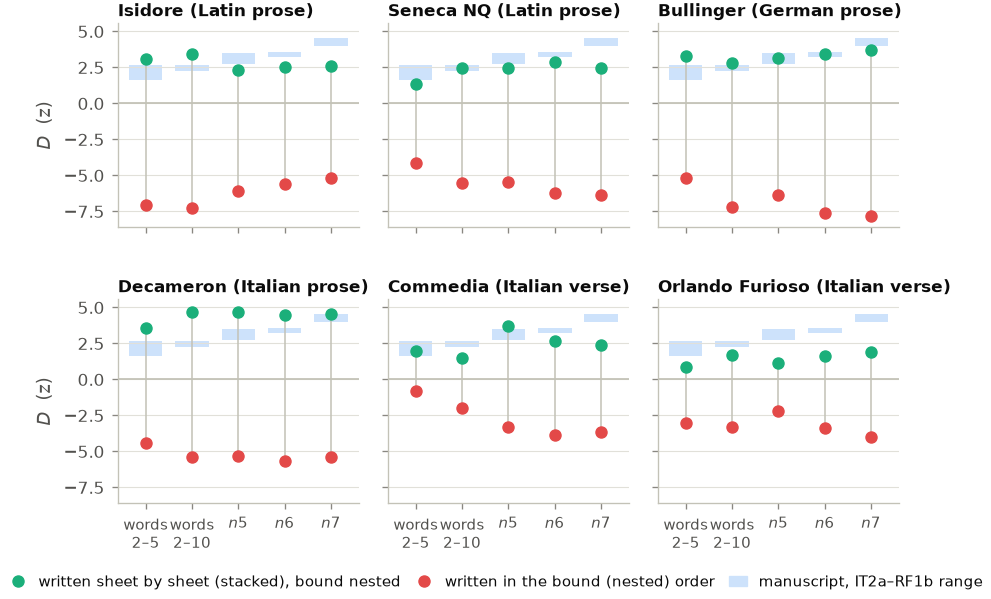

Generate this figure with Python:
"""Figure: the leaf-pair test on six known texts laid onto the manuscript's own page
slots, written in the nested order or in the stacked order and then bound nested.

One panel per text; x = unit (words k 2–5, words k 2–10, n-grams n 5, 6, 7 all);
red = written nested, aqua = written stacked; blue band = the manuscript's IT2a/RF1b
range for the same unit. Shows the 36/36 separation of §6.2 / §7.2.

Sources: data/rare_types_controls.json, data/glyph_ngrams.json (controls and vms).
"""

import json
import os

import numpy as np

from style import *  # noqa: F401,F403

HERE = os.path.dirname(os.path.abspath(__file__))
DATA = os.path.join(HERE, "..", "data")
J = lambda n: json.load(open(os.path.join(DATA, n)))  # noqa: E731

rare = J("rare_types.json")
rc = J("rare_types_controls.json")
gl = J("glyph_ngrams.json")

TEXTS = [
    ("la_isidorus_etym", "Isidore (Latin prose)"),
    ("la_seneca_nq", "Seneca NQ (Latin prose)"),
    ("de_bullinger", "Bullinger (German prose)"),
    ("it_decameron", "Decameron (Italian prose)"),
    ("it_commedia", "Commedia (Italian verse)"),
    ("it_orlando_furioso", "Orlando Furioso (Italian verse)"),
]
UNITS = [
    ("words\n2–5", lambda c: rc[c]["k2to5"], lambda tr: rare["vms"][tr]["leaf_test_k2to5"]),
    ("words\n2–10", lambda c: rc[c]["k2to10"], lambda tr: rare["vms"][tr]["leaf_test_k2to10"]),
    ("$n$5", lambda c: gl["controls"][c]["n5_all_k2to10"], lambda tr: gl["vms"][tr]["n5_all_k2to10"]),
    ("$n$6", lambda c: gl["controls"][c]["n6_all_k2to10"], lambda tr: gl["vms"][tr]["n6_all_k2to10"]),
    ("$n$7", lambda c: gl["controls"][c]["n7_all_k2to10"], lambda tr: gl["vms"][tr]["n7_all_k2to10"]),
]
X = np.arange(len(UNITS))

fig, axes = plt.subplots(2, 3, figsize=(W_FULL, 3.9), sharex=True, sharey=True, gridspec_kw={"hspace": 0.35, "wspace": 0.12})
for ax, (key, title) in zip(axes.ravel(), TEXTS):
    # manuscript band per unit
    for i, (lab, cget, vget) in enumerate(UNITS):
        zs = [vget(tr)["conj_minus_nested"]["z"] for tr in ("IT2a", "RF1b")]
        ax.add_patch(mpl.patches.Rectangle((i - 0.36, min(zs) - 0.12), 0.72, max(zs) - min(zs) + 0.24, color=C_BLUE_WASH, lw=0, zorder=0))
    zn = [cget(f"{key}/nested")["conj_minus_nested"]["z"] for _, cget, _ in UNITS]
    zs_ = [cget(f"{key}/stacked")["conj_minus_nested"]["z"] for _, cget, _ in UNITS]
    for i in X:
        ax.plot([i, i], [zn[i], zs_[i]], color=AXIS, lw=0.7, zorder=1)
    ax.plot(X, zs_, ls="none", marker="o", color=C_STACKED, ms=5, zorder=3, label="written stacked")
    ax.plot(X, zn, ls="none", marker="o", color=C_NESTED, ms=5, zorder=3, label="written nested")
    ax.axhline(0, color=AXIS, lw=0.8, zorder=1)
    ax.set_title(title, loc="left", fontsize=7.8, pad=3)
    ax.set_xticks(X)
    ax.set_xticklabels([u[0] for u in UNITS], fontsize=6.8)
    ax.set_xlim(-0.6, len(UNITS) - 0.4)
axes[0, 0].set_ylim(-8.6, 5.6)
for ax in axes[:, 0]:
    ax.set_ylabel("$D$  (z)")
h = [
    mpl.lines.Line2D([], [], marker="o", color=C_STACKED, ls="none", ms=5, label="written sheet by sheet (stacked), bound nested"),
    mpl.lines.Line2D([], [], marker="o", color=C_NESTED, ls="none", ms=5, label="written in the bound (nested) order"),
    mpl.patches.Patch(color=C_BLUE_WASH, label="manuscript, IT2a–RF1b range"),
]
fig.legend(handles=h, loc="lower center", ncol=3, bbox_to_anchor=(0.5, -0.05), columnspacing=1.0, handlelength=1.2, fontsize=6.6)
save(fig, "fig_leaf_test_controls")
